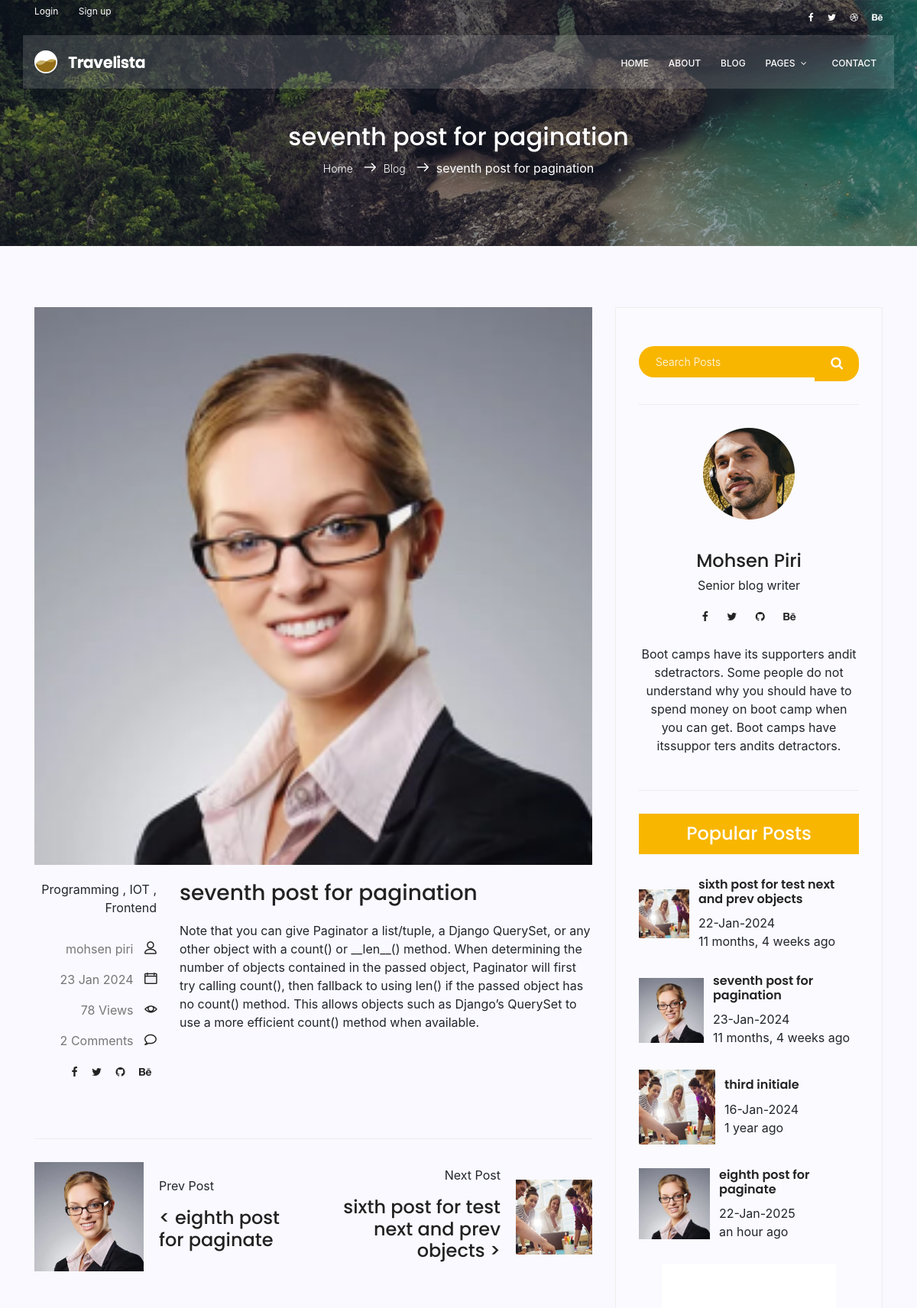
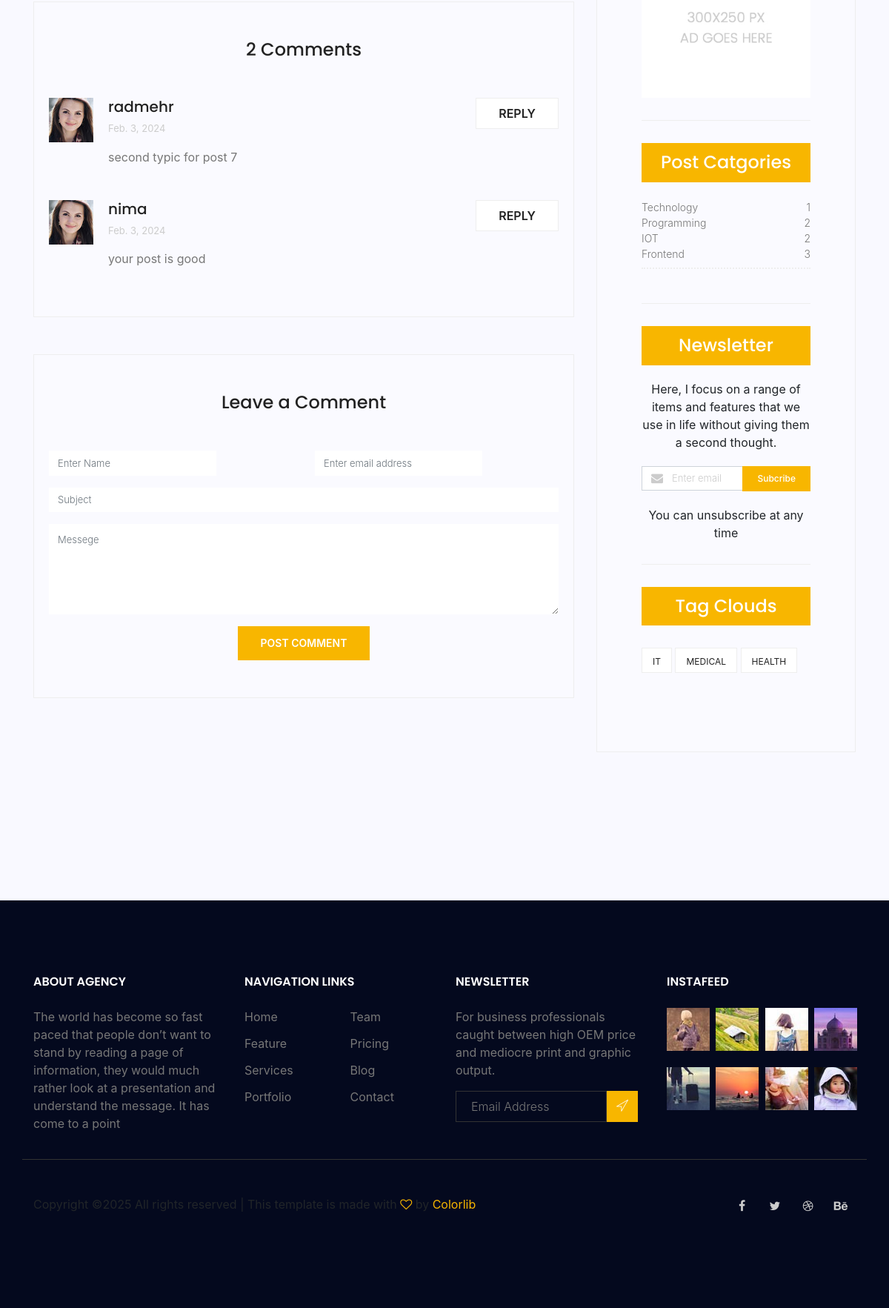
Page /blog_app/8 on the committed database (2 pictures, top to bottom).
### blog_app/models.py (models this page shows, shortened)
class Post(models.Model):
    image = models.ImageField(upload_to='app_image/', default='default.png')
    author = models.ForeignKey(User, on_delete=models.SET_NULL, null=True)
    title = models.CharField(max_length=100)
    content = models.TextField()
    tags = TaggableManager()
    counted_views = models.PositiveIntegerField(default=0)
    status = models.BooleanField(default=False)
    login_needed = models.BooleanField(default=False)
    published_date = models.DateTimeField(null=True)
    created_date = models.DateTimeField(auto_now_add=True)
    updated_date = models.DateTimeField(auto_now=True)
    category_list = models.ManyToManyField(Category)
    class Meta:
        ordering = ['-created_date']
        verbose_name = 'پست'
        verbose_name_plural = 'پست ها'
    def __str__(self):
        return self.title

class Category(models.Model):
    name = models.CharField(max_length=30)
    def __str__(self):
        return self.name

class Comment(models.Model):
    intended_post = models.ForeignKey(Post, on_delete=models.CASCADE)
    name = models.CharField(max_length=55)
    email = models.EmailField()
    subject = models.CharField(max_length=255)
    message = models.TextField()
    approved = models.BooleanField(default=False)
    created_date = models.DateTimeField(auto_now_add=True)
    class Meta:
        ordering = ['-created_date']

### blog_app/views.py (the view)
# urls.py: path('<int:pid>', single_view, name='single_blog'),
def single_view(request, pid):
    if request.method == 'POST':
        comment_form = CommentForm(request.POST)
        if comment_form.is_valid():
            comment_form.save()
            messages.add_message(request, messages.SUCCESS, 'Your comment submitted successfully.')
        else:
            messages.add_message(request, messages.ERROR, "Your comment didn't submitted .")
    else:
        comment_form = CommentForm()
    post_obj = get_object_or_404(Post, id=pid, status=1, published_date__lt=timezone.now())
    post_obj.counted_views = post_obj.counted_views + 1
    post_obj.save()
    if not post_obj.login_needed or request.user.is_authenticated:  # it means: if post_obj.login_needed is not True
        comments = Comment.objects.filter(intended_post=post_obj.id, approved=True)
        filter_post = Post.objects.filter(published_date__lt=timezone.now(), status=1)
        post_ids = [post.id for post in filter_post]
        pid_index = post_ids.index(pid)
        if pid_index == 0:
            next_id = post_ids[pid_index + 1]
            next_post = Post.objects.get(id=next_id)
            prev_post = None
        elif pid_index == post_ids.index(post_ids[-1]):
            prev_id = post_ids[pid_index - 1]
            prev_post = Post.objects.get(id=prev_id)
            next_post = None
        else:
            next_id = post_ids[pid_index + 1]
            next_post = Post.objects.get(id=next_id)
            prev_id = post_ids[pid_index - 1]
            prev_post = Post.objects.get(id=prev_id)
        context = {'post_obj': post_obj, 'next_post': next_post, 'prev_post': prev_post, 'comments': comments}
        return render(request, 'blog_items/blog-single.html', context)
    else:
        return HttpResponseRedirect(reverse('user_auth:login_page'))

### blog_app/templatetags/blog_tags.py (called while the page is built)
@register.inclusion_tag('blog_items/blog-latest-post.html')
def most_visited_posts(arg=3):
    post_obj = Post.objects.filter(published_date__lt=timezone.now(), status=1).order_by('-counted_views')[:arg]
    return {'post_obj': post_obj}

@register.inclusion_tag('blog_items/blog-post-categories.html')
def cat_of_posts():
    post_obj = Post.objects.filter(published_date__lt=timezone.now(), status=1)
    category_obj = Category.objects.all()
    cat_dict = {}
    for cat_name in category_obj:
        cat_dict[cat_name] = post_obj.filter(category_list=cat_name).count()
    return {'cat_dict': cat_dict}

### templates/blog_items/blog-single.html (shortened to what this page needs)
{% extends 'base.html' %}
{% block content %}
{% load static %}
{% load blog_tags %}
{% load humanize %}
			<section class="relative about-banner">
				<div class="overlay overlay-bg"></div>
				<div class="container">
					<div class="row d-flex align-items-center justify-content-center">
						<div class="about-content col-lg-12">
							<h2 class="text-white">
								{{post_obj.title}}
							</h2>
							<p class="text-white link-nav"><a href="{% url 'index' %}">Home </a>  <span class="lnr lnr-arrow-right"></span><a href="{% url 'blog_show:home_blog' %}">Blog </a> <span class="lnr lnr-arrow-right"></span>{{post_obj.title}}</p>
						</div>
					</div>
				</div>
			</section>
			<section class="post-content-area single-post-area">
				<div class="container">
					<div class="row">
						<div class="col-lg-8 posts-list">
							<div class="single-post row">
								<div class="col-lg-12">
									<div class="feature-img">
										<img class="img-fluid" src="{{post_obj.image.url}}" alt="">
									</div>
								</div>
								<div class="col-lg-3  col-md-3 meta-details">
									<ul class="tags">
										{% for cat in post_obj.category_list.all %}
											{{cat.name}} {% if not forloop.last %} , {% endif %}
										{% endfor%}
									</ul>
									<div class="user-details row">
										<p class="user-name col-lg-12 col-md-12 col-6"><a href="#">{{post_obj.author.get_full_name}}</a> <span class="lnr lnr-user"></span></p>
										<p class="date col-lg-12 col-md-12 col-6"><a>{{post_obj.published_date|date:"d M Y"}}</a> <span class="lnr lnr-calendar-full"></span></p>
										<p class="view col-lg-12 col-md-12 col-6"><a href="#">{{post_obj.counted_views}} Views</a> <span class="lnr lnr-eye"></span></p>
										<p class="comments col-lg-12 col-md-12 col-6"><a href="#">{{comments|length}} Comments</a> <span class="lnr lnr-bubble"></span></p>
										<ul class="social-links col-lg-12 col-md-12 col-6">
											<li><a href="#"><i class="fa fa-facebook"></i></a></li>
											<li><a href="#"><i class="fa fa-twitter"></i></a></li>
											<li><a href="#"><i class="fa fa-github"></i></a></li>
											<li><a href="#"><i class="fa fa-behance"></i></a></li>
										</ul>
									</div>
								</div>
								<div class="col-lg-9 col-md-9">
									<h3 class="mt-20 mb-20">{{post_obj.title}}</h3>
									<p class="excert">
										{{post_obj.content|safe}}
									</p>
								</div>
							</div>
							<div class="navigation-area">
								<div class="row">
									<div class="col-lg-6 col-md-6 col-12 nav-left flex-row d-flex justify-content-start align-items-center">
										<div class="thumb">
												{% if prev_post %}
											<a href="{% url 'blog_show:single_blog' pid=prev_post.id %}"><img class="img-fluid" src="{{prev_post.image.url}}" alt=""></a>
										</div>
										<div class="arrow">
											<a href="#"></a>
										</div>
										<div class="detials">
											<p>Prev Post</p>
											<a href="{% url 'blog_show:single_blog' pid=prev_post.id %}"><h4>< {{prev_post}}</h4></a>
												{% endif %}
										</div>
									</div>
									<div class="col-lg-6 col-md-6 col-12 nav-right flex-row d-flex justify-content-end align-items-center">
										<div class="detials">
										{% if next_post %}
											<p>Next Post</p>
											<a href="{% url 'blog_show:single_blog' pid=next_post.id %}"><h4>{{next_post}} ></h4></a>
										</div>
										<div class="arrow">
											<a href="#"></a>
										</div>
										<div class="thumb">
											<a href="{% url 'blog_show:single_blog' pid=next_post.id %}"><img class="img-fluid" src="{{next_post.image.url}}" alt=""></a>
										</div>
												{% endif %}
									</div>
								</div>
							</div>
							<div class="comments-area">
								<h4>{{comments|length}} Comments</h4>
								{% for comment in comments %}
								<div class="comment-list">
                                    <div class="single-comment justify-content-between d-flex">
                                        <div class="user justify-content-between d-flex">
                                            <div class="thumb">
                                                <img src="{% static 'img/blog/c1.jpg' %}" alt="">
                                            </div>
                                            <div class="desc">
                                                <h5><a href="#">{{comment.name}}</a></h5>
                                                <p class="date">{{comment.created_date|naturalday}}</p>
                                                <p class="comment">
													{{comment.message}}
                                                </p>
                                            </div>
                                        </div>
                                        <div class="reply-btn">
                                               <a href="" class="btn-reply text-uppercase">reply</a>
                                        </div>
                                    </div>
                                </div>
								{% empty %}
								<p>No comment has been register up to now</p>
								{% endfor %}
							</div>
							<div class="comment-form">
								<h4>Leave a Comment</h4>
								<form method="post" action="{% url 'blog_show:single_blog' pid=post_obj.id %}" >
									{% if request.user.is_authenticated %}
									<input type="hidden" name="name" value={{request.user.first_name}}>
									<input type="hidden" name="email" value={{request.user.email}}>
									{% else %}
									<div class="form-group form-inline">
									  <div class="form-group col-lg-6 col-md-12 name">
									    <input type="text" class="form-control" name="name" placeholder="Enter Name" onfocus="this.placeholder = ''" onblur="this.placeholder = 'Enter Name'">
									  </div>
									  <div class="form-group col-lg-6 col-md-12 email">
									    <input type="email" class="form-control" name="email" placeholder="Enter email address" onfocus="this.placeholder = ''" onblur="this.placeholder = 'Enter email address'">
									  </div>
									</div>
									{% endif %}
									<div class="form-group">
										<input type="text" class="form-control" name="subject" placeholder="Subject" onfocus="this.placeholder = ''" onblur="this.placeholder = 'Subject'">
									</div>
									<div class="form-group">
										<textarea class="form-control mb-10" rows="5" name="message" placeholder="Messege" onfocus="this.placeholder = ''" onblur="this.placeholder = 'Messege'" required=""></textarea>
									</div>
									<button type="submit" class="primary-btn text-uppercase">Post Comment</button>
								</form>
							</div>
						</div>
						<div class="col-lg-4 sidebar-widgets">
							<div class="widget-wrap">
								{% include 'blog_items/blog-search.html' %}
								{% include 'blog_items/blog-writer.html' %}
								{% most_visited_posts 4 %}
							</div>
								<div class="single-sidebar-widget ads-widget">
									<a href="#"><img class="img-fluid" src="{% static 'img/blog/ads-banner.jpg' %}" alt=""></a>
								</div>
										{% cat_of_posts %}
								<div class="single-sidebar-widget newsletter-widget">
									<h4 class="newsletter-title">Newsletter</h4>
									<p>
										Here, I focus on a range of items and features that we use in life without
										giving them a second thought.
									</p>
									<div class="form-group d-flex flex-row">
									   <div class="col-autos">
									      <div class="input-group">
									        <div class="input-group-prepend">
									          <div class="input-group-text"><i class="fa fa-envelope" aria-hidden="true"></i>
											</div>
									        </div>
									        <input type="text" class="form-control" id="inlineFormInputGroup" placeholder="Enter email" onfocus="this.placeholder = ''" onblur="this.placeholder = 'Enter email'" >
									      </div>
									    </div>
									    <a href="#" class="bbtns">Subcribe</a>
									</div>
									<p class="text-bottom">
										You can unsubscribe at any time
									</p>
								</div>
								{% include 'blog_items/blog-tags.html' %}
							</div>
						</div>
					</div>
				</div>
			</section>
{% endblock %}

### templates/blog_items/blog-latest-post.html
{% load humanize %}
{% load static %}
<div class="single-sidebar-widget popular-post-widget">
									<h4 class="popular-title">Popular Posts</h4>
                                    {% for obj in post_obj %}
									<div class="popular-post-list">
										<div class="single-post-list d-flex flex-row align-items-center">
											<div class="thumb">
												<img class="img-fluid" src=" {{obj.image.url}}" alt="">
											</div>
											<div class="details">
												<a href="{% url 'blog_show:single_blog' pid=obj.id %}"><h6>{{obj.title}}</h6></a>
												<p>{{obj.published_date|date:"d-M-Y"}}</p>
												<p>{{obj.published_date|naturaltime}}</p>
											</div>
										</div>
									{% endfor %}
									</div>
								</div>

### templates/blog_items/blog-post-categories.html
{% load blog_tags %}
                               <div class="single-sidebar-widget post-category-widget">
									<h4 class="category-title">Post Catgories</h4>
									<ul class="cat-list">
										<li>
											{% for key,value in cat_dict.items %}
											<a href="{% url 'blog_show:category_blog' cat_name=key %}" class="d-flex justify-content-between">
												<p>{{key}}</p>
												<p>{{value}}</p>
											{% endfor %}
											</a>
										</li>
									</ul>
								</div>

### templates/blog_items/blog-tags.html
<div class="single-sidebar-widget tag-cloud-widget">
									<h4 class="tagcloud-title">Tag Clouds</h4>
									<ul>
										{% for tag in post_obj.tags.all %}
										<li><a href="{% url 'blog_show:tag_blog' tag_name=tag.name %}">{{tag.name}}</a></li>
										{% endfor %}
									</ul>
								</div>

### rows in the picture
Post: title "seventh post for pagination", image (placeholder picture), author.get_full_name "mohsen piri", published_date "23 Jan 2024", counted_views "78", content "Note that you can give Paginator a list/tuple, a Django QuerySet, or any other object with a count() or __len__() method. When determining the number of objects contained in the passed object, Paginator will first try calling count(), then fallback to using len() if the passed object has no count() method. This allows objects such as Django’s QuerySet to use a more efficient count() method when available.", published_date "23-Jan-2024", published_date "11 months, 4 weeks ago"
Category: name "Programming", id "2"
Category: name "IOT", value "2"
Category: name "Frontend", value "3"
Post: image (placeholder picture), title "eighth post for paginate", published_date "22-Jan-2025", published_date "an hour ago"
Post: title "sixth post for test next and prev objects", image (picture), published_date "22-Jan-2024", published_date "11 months, 4 weeks ago"
Comment: name "radmehr", created_date "Feb. 3, 2024", message "second typic for post 7"
Comment: name "nima", created_date "Feb. 3, 2024", message "your post is good"
Post: image (picture), title "third initiale", published_date "16-Jan-2024", published_date "1 year ago"
Category: name "Technology", id "1"
Tag: name "IT"
Tag: name "MEDICAL"
Tag: name "HEALTH"

### other values in the picture
{{ comments|length }} "2"
